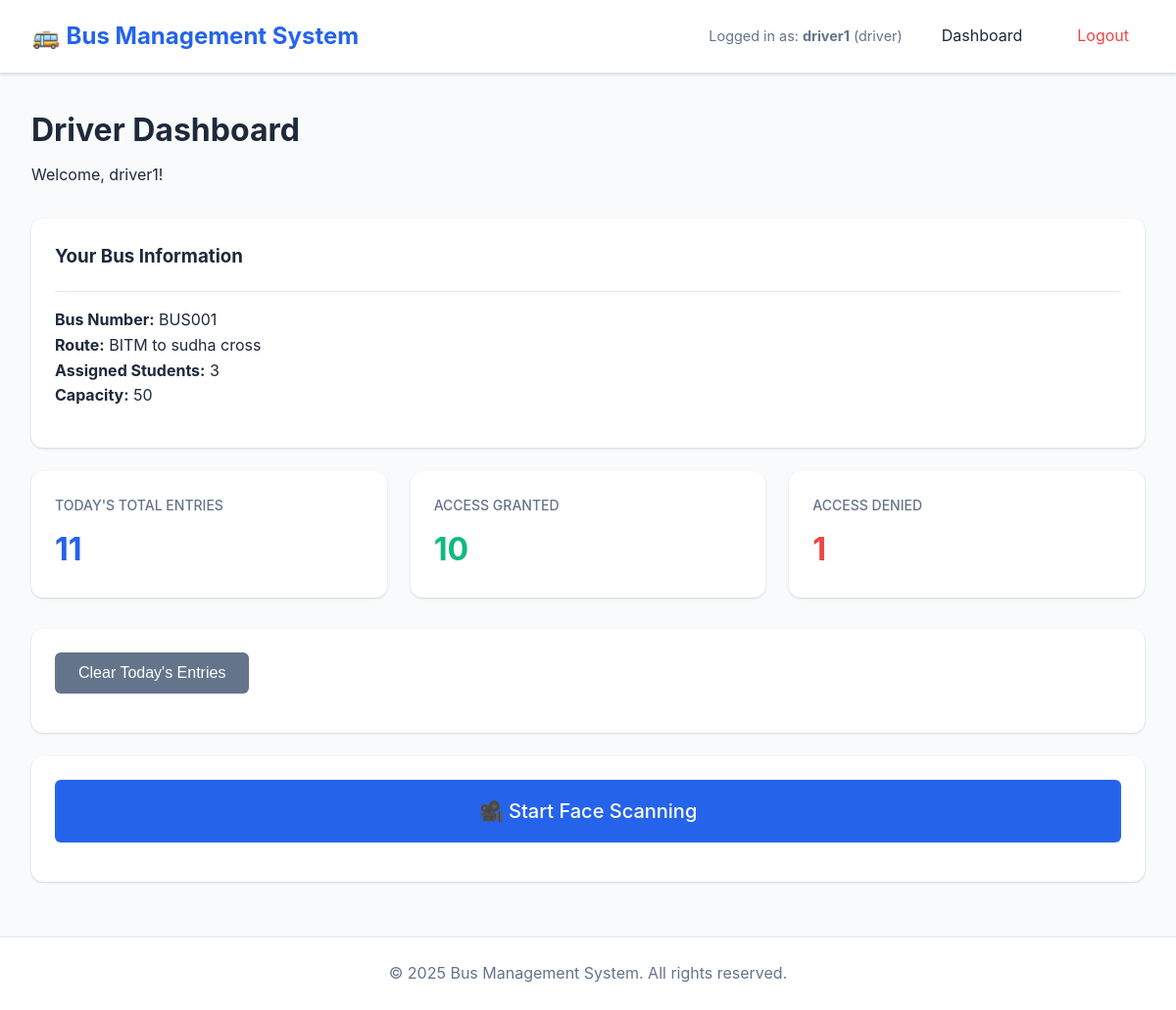
/driver/dashboard (signed in), run on the app's committed database.
### backend/models.py (models this page shows, shortened)
class User(UserMixin, db.Model):
    __tablename__ = 'users'
    id = db.Column(db.Integer, primary_key=True)
    username = db.Column(db.String(50), unique=True, nullable=False, index=True)
    password_hash = db.Column(db.String(255), nullable=False)
    role = db.Column(db.String(20), nullable=False)  # 'admin' or 'driver'
    created_at = db.Column(db.DateTime, default=datetime.utcnow)
    updated_at = db.Column(db.DateTime, default=datetime.utcnow, onupdate=datetime.utcnow)
    driver_buses = db.relationship('Bus', backref='driver', lazy='dynamic', foreign_keys='Bus.driver_id')
    authentication_logs = db.relationship('AuthenticationLog', backref='driver_user', lazy='dynamic')

class Bus(db.Model):
    __tablename__ = 'buses'
    id = db.Column(db.Integer, primary_key=True)
    bus_number = db.Column(db.String(20), unique=True, nullable=False, index=True)
    route_name = db.Column(db.String(100), nullable=True)
    driver_id = db.Column(db.Integer, db.ForeignKey('users.id'), nullable=True)
    capacity = db.Column(db.Integer, default=50)
    created_at = db.Column(db.DateTime, default=datetime.utcnow)
    updated_at = db.Column(db.DateTime, default=datetime.utcnow, onupdate=datetime.utcnow)
    student_assignments = db.relationship('StudentBusAssignment', backref='bus', lazy='dynamic', cascade='all, delete-orphan')
    authentication_logs = db.relationship('AuthenticationLog', backref='bus', lazy='dynamic')
    def get_student_count(self):
        return self.student_assignments.filter_by(status='active').count()

### backend/routes/driver_routes.py (the view)
@bp.route('/dashboard')
@login_required
def dashboard():
    if current_user.role == 'admin':
        return redirect(url_for('admin.dashboard'))
    bus = Bus.query.filter_by(driver_id=current_user.id).first()
    today_start = datetime.utcnow().replace(hour=0, minute=0, second=0, microsecond=0)
    today_logs = AuthenticationLog.query.filter(
        AuthenticationLog.driver_id == current_user.id,
        AuthenticationLog.timestamp >= today_start
    ).all()
    today_granted = sum(1 for log in today_logs if log.access_granted)
    today_denied = len(today_logs) - today_granted
    stats = {
        'bus': bus,
        'today_total': len(today_logs),
        'today_granted': today_granted,
        'today_denied': today_denied
    }
    return render_template('driver/dashboard.html', stats=stats)

### backend/app.py (called while the page is built, shortened)
@login_manager.user_loader
def load_user(user_id):
    try:
        user = User.query.filter_by(id=int(user_id)).first()
        return user
    except (ValueError, TypeError):
        return None

### frontend/templates/driver/dashboard.html (shortened to what this page needs)
{% extends "base.html" %}
{% block content %}
<div class="dashboard-header">
    <h1>Driver Dashboard</h1>
    <p>Welcome, {{ current_user.username }}!</p>
</div>
{% if stats.bus %}
<div class="card">
    <div class="card-header">
        <h3>Your Bus Information</h3>
    </div>
    <div class="card-body">
        <p><strong>Bus Number:</strong> {{ stats.bus.bus_number }}</p>
        <p><strong>Route:</strong> {{ stats.bus.route_name or 'N/A' }}</p>
        <p><strong>Assigned Students:</strong> {{ stats.bus.get_student_count() }}</p>
        <p><strong>Capacity:</strong> {{ stats.bus.capacity }}</p>
    </div>
</div>
<div class="stats-grid">
    <div class="stat-card">
        <h3>Today's Total Entries</h3>
        <div class="value">{{ stats.today_total }}</div>
    </div>
    <div class="stat-card">
        <h3>Access Granted</h3>
        <div class="value" style="color: var(--success-color);">{{ stats.today_granted }}</div>
    </div>
    <div class="stat-card">
        <h3>Access Denied</h3>
        <div class="value" style="color: var(--error-color);">{{ stats.today_denied }}</div>
    </div>
</div>
{% if stats.today_total > 0 %}
<div class="card">
    <div class="card-body">
        <form method="POST" action="{{ url_for('driver.clear_entries') }}" style="display: inline;"
              onsubmit="return confirm('Are you sure you want to clear all today\'s entries? This action cannot be undone.');">
            <button type="submit" class="btn btn-secondary">Clear Today's Entries</button>
        </form>
    </div>
</div>
{% endif %}
<div class="card">
    <div class="card-body">
        <a href="{{ url_for('driver.scanning') }}" class="btn btn-primary btn-block" style="font-size: 1.25rem; padding: 1rem;">
            🎥 Start Face Scanning
        </a>
    </div>
</div>
{% endif %}
{% endblock %}

### frontend/templates/base.html (shortened to what this page needs)
<!DOCTYPE html>
<html lang="en">
<head>
    <link rel="stylesheet" href="{{ url_for('static', filename='css/style.css') }}">
</head>
<body>
    {% if current_user.is_authenticated %}
    <nav class="navbar">
        <div class="nav-container">
            <div class="nav-brand">
                <h1>🚌 Bus Management System</h1>
            </div>
            <div class="nav-menu">
                <span class="user-info">Logged in as: <strong>{{ current_user.username }}</strong> ({{ current_user.role }})</span>
                <a href="{% if current_user.role == 'admin' %}{{ url_for('admin.dashboard') }}{% else %}{{ url_for('driver.dashboard') }}{% endif %}" class="nav-link">Dashboard</a>
                <a href="{{ url_for('auth.logout') }}" class="nav-link logout">Logout</a>
            </div>
        </div>
    </nav>
    {% endif %}
    <main class="main-content">
        {% block content %}{% endblock %}
    </main>
    <footer class="footer">
        <p>&copy; 2025 Bus Management System. All rights reserved.</p>
    </footer>
</body>
</html>

### frontend/static/css/style.css (style rules this page uses)
* { margin: 0; padding: 0; box-sizing: border-box; }
:root { --primary-color: #2563eb; --primary-dark: #1e40af; --secondary-color: #64748b; --success-color: #10b981; --error-color: #ef4444; --warning-color: #f59e0b; --bg-color: #f8fafc; --card-bg: #ffffff; --text-color: #1e293b; --border-color: #e2e8f0; --shadow: 0 1px 3px 0 rgba(0, 0, 0, 0.1), 0 1px 2px 0 rgba(0, 0, 0, 0.06); --shadow-lg: 0 10px 15px -3px rgba(0, 0, 0, 0.1), 0 4px 6px -2px rgba(0, 0, 0, 0.05); }
body { font-family: -apple-system, BlinkMacSystemFont, 'Segoe UI', Roboto, 'Helvetica Neue', Arial, sans-serif; background-color: var(--bg-color); color: var(--text-color); line-height: 1.6; min-height: 100vh; display: flex; flex-direction: column; }
.navbar { background-color: var(--card-bg); border-bottom: 1px solid var(--border-color); padding: 1rem 2rem; box-shadow: var(--shadow); }
.nav-container { max-width: 1400px; margin: 0 auto; display: flex; justify-content: space-between; align-items: center; }
.nav-brand h1 { font-size: 1.5rem; color: var(--primary-color); }
.nav-menu { display: flex; align-items: center; gap: 1.5rem; }
.user-info { color: var(--secondary-color); font-size: 0.9rem; }
.nav-link { color: var(--text-color); text-decoration: none; padding: 0.5rem 1rem; border-radius: 0.375rem; transition: background-color 0.2s; }
.nav-link.logout { color: var(--error-color); }
.main-content { flex: 1; max-width: 1400px; width: 100%; margin: 0 auto; padding: 2rem; }
.btn { display: inline-block; padding: 0.75rem 1.5rem; border: none; border-radius: 0.375rem; font-size: 1rem; font-weight: 500; cursor: pointer; text-decoration: none; transition: all 0.2s; text-align: center; }
.btn-primary { background-color: var(--primary-color); color: white; }
.btn-secondary { background-color: var(--secondary-color); color: white; }
.btn-block { width: 100%; display: block; }
.card { background: var(--card-bg); border-radius: 0.75rem; box-shadow: var(--shadow); padding: 1.5rem; margin-bottom: 1.5rem; }
.card-header { margin-bottom: 1rem; padding-bottom: 1rem; border-bottom: 1px solid var(--border-color); }
.card-header h3 { color: var(--text-color); margin-bottom: 0.25rem; }
.card-body { margin-bottom: 1rem; }
.dashboard-header { margin-bottom: 2rem; }
.dashboard-header h1 { color: var(--text-color); margin-bottom: 0.5rem; }
.stats-grid { display: grid; grid-template-columns: repeat(auto-fit, minmax(250px, 1fr)); gap: 1.5rem; margin-bottom: 2rem; }
.stat-card { background: var(--card-bg); border-radius: 0.75rem; padding: 1.5rem; box-shadow: var(--shadow); }
.stat-card h3 { color: var(--secondary-color); font-size: 0.875rem; font-weight: 500; margin-bottom: 0.5rem; text-transform: uppercase; }
.stat-card .value { font-size: 2rem; font-weight: 700; color: var(--primary-color); }
.footer { background-color: var(--card-bg); border-top: 1px solid var(--border-color); padding: 1.5rem; text-align: center; color: var(--secondary-color); margin-top: auto; }

### data on the page
User: username "driver1", role "driver"
Bus: bus.bus_number "BUS001", bus "BITM to sudha cross", bus.capacity "50"

### other printed values
{{ stats.bus.get_student_count() }} "3"
{{ stats.today_total }} "11"
{{ stats.today_granted }} "10"
{{ stats.today_denied }} "1"
